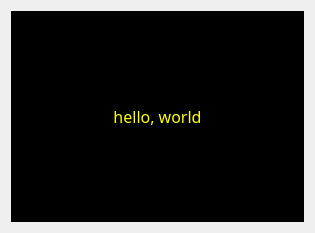
<ui version="4.0" >
<class>kmagnetview_base</class>
<widget class="QWidget" name="kmagnetview_base" >
  <property name="geometry" >
   <rect>
    <x>0</x>
    <y>0</y>
    <width>315</width>
    <height>233</height>
   </rect>
  </property>
  <property name="windowTitle" >
   <string>kapp4_base</string>
  </property>
  <property name="autoFillBackground" >
   <bool>true</bool>
  </property>
  <layout class="QGridLayout" >
   <property name="leftMargin" >
    <number>11</number>
   </property>
   <property name="topMargin" >
    <number>11</number>
   </property>
   <property name="rightMargin" >
    <number>11</number>
   </property>
   <property name="bottomMargin" >
    <number>11</number>
   </property>
   <property name="horizontalSpacing" >
    <number>6</number>
   </property>
   <property name="verticalSpacing" >
    <number>6</number>
   </property>
   <item row="0" column="0" >
    <widget class="QLabel" name="kcfg_sillyLabel" >
     <property name="palette" >
      <palette>
       <active>
        <colorrole role="WindowText" >
         <brush brushstyle="SolidPattern" >
          <color alpha="255" >
           <red>255</red>
           <green>255</green>
           <blue>0</blue>
          </color>
         </brush>
        </colorrole>
        <colorrole role="Button" >
         <brush brushstyle="SolidPattern" >
          <color alpha="255" >
           <red>0</red>
           <green>0</green>
           <blue>0</blue>
          </color>
         </brush>
        </colorrole>
        <colorrole role="Base" >
         <brush brushstyle="SolidPattern" >
          <color alpha="255" >
           <red>0</red>
           <green>0</green>
           <blue>0</blue>
          </color>
         </brush>
        </colorrole>
        <colorrole role="Window" >
         <brush brushstyle="SolidPattern" >
          <color alpha="255" >
           <red>0</red>
           <green>0</green>
           <blue>0</blue>
          </color>
         </brush>
        </colorrole>
        <colorrole role="AlternateBase" >
         <brush brushstyle="SolidPattern" >
          <color alpha="255" >
           <red>0</red>
           <green>0</green>
           <blue>0</blue>
          </color>
         </brush>
        </colorrole>
       </active>
       <inactive>
        <colorrole role="WindowText" >
         <brush brushstyle="SolidPattern" >
          <color alpha="255" >
           <red>255</red>
           <green>255</green>
           <blue>0</blue>
          </color>
         </brush>
        </colorrole>
        <colorrole role="Button" >
         <brush brushstyle="SolidPattern" >
          <color alpha="255" >
           <red>0</red>
           <green>0</green>
           <blue>0</blue>
          </color>
         </brush>
        </colorrole>
        <colorrole role="Base" >
         <brush brushstyle="SolidPattern" >
          <color alpha="255" >
           <red>0</red>
           <green>0</green>
           <blue>0</blue>
          </color>
         </brush>
        </colorrole>
        <colorrole role="Window" >
         <brush brushstyle="SolidPattern" >
          <color alpha="255" >
           <red>0</red>
           <green>0</green>
           <blue>0</blue>
          </color>
         </brush>
        </colorrole>
        <colorrole role="AlternateBase" >
         <brush brushstyle="SolidPattern" >
          <color alpha="255" >
           <red>0</red>
           <green>0</green>
           <blue>0</blue>
          </color>
         </brush>
        </colorrole>
       </inactive>
       <disabled>
        <colorrole role="WindowText" >
         <brush brushstyle="SolidPattern" >
          <color alpha="255" >
           <red>119</red>
           <green>119</green>
           <blue>119</blue>
          </color>
         </brush>
        </colorrole>
        <colorrole role="Button" >
         <brush brushstyle="SolidPattern" >
          <color alpha="255" >
           <red>0</red>
           <green>0</green>
           <blue>0</blue>
          </color>
         </brush>
        </colorrole>
        <colorrole role="Base" >
         <brush brushstyle="SolidPattern" >
          <color alpha="255" >
           <red>0</red>
           <green>0</green>
           <blue>0</blue>
          </color>
         </brush>
        </colorrole>
        <colorrole role="Window" >
         <brush brushstyle="SolidPattern" >
          <color alpha="255" >
           <red>0</red>
           <green>0</green>
           <blue>0</blue>
          </color>
         </brush>
        </colorrole>
        <colorrole role="AlternateBase" >
         <brush brushstyle="SolidPattern" >
          <color alpha="255" >
           <red>0</red>
           <green>0</green>
           <blue>0</blue>
          </color>
         </brush>
        </colorrole>
       </disabled>
      </palette>
     </property>
     <property name="font" >
      <font>
       <family>Sans Serif</family>
       <pointsize>12</pointsize>
      </font>
     </property>
     <property name="autoFillBackground" >
      <bool>true</bool>
     </property>
     <property name="text" >
      <string>hello, world</string>
     </property>
     <property name="scaledContents" >
      <bool>true</bool>
     </property>
     <property name="alignment" >
      <set>Qt::AlignCenter</set>
     </property>
     <property name="wordWrap" >
      <bool>false</bool>
     </property>
    </widget>
   </item>
  </layout>
 </widget>
 <layoutdefault spacing="6" margin="11" />
  <resources/>
 <connections/>
</ui>
